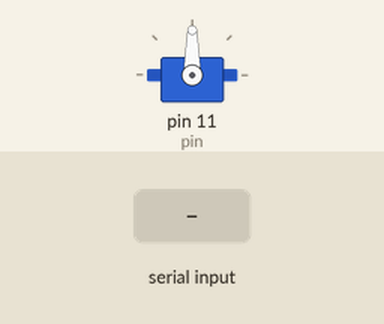
Recording of a sketch running on a simulated Arduino Uno, built with avr-gcc and run on an emulated ATmega328P. On the bench: servo. The inputs (shaded band) are chosen by the test bench.

Above: at 0.9 s.
1.0 s: "1" received over Serial
At 1.15 s:
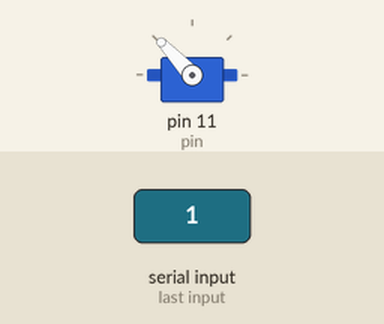
At 2.06 s:
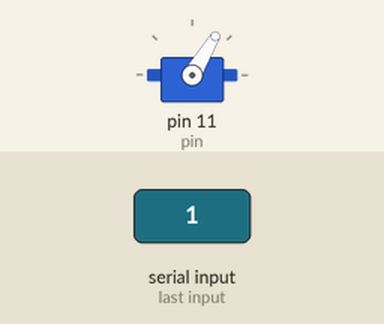
Timing chart, 0 to 10.0 s (numbered marks = the images above; inputs shaded):
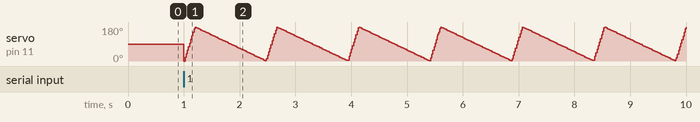

The sketch:

sound_sensor.ino
```cpp
#include <Servo.h>

Servo myservo;

int pin = 11;
int down = 1;
int up = 7;
int test=0;

void setup() {
  Serial.begin(9600);
  myservo.attach(pin);

  while(Serial.read() == -1){}
}

void loop() {
  if(Serial.read() != -1){
    setup();
  }
  for(int i = 0;i<180;i++){
   myservo.write(i);
   delay(down);
  }
  for(int i = 180;i>0;i--){
   myservo.write(i);
   delay(up);
  }

}
```
